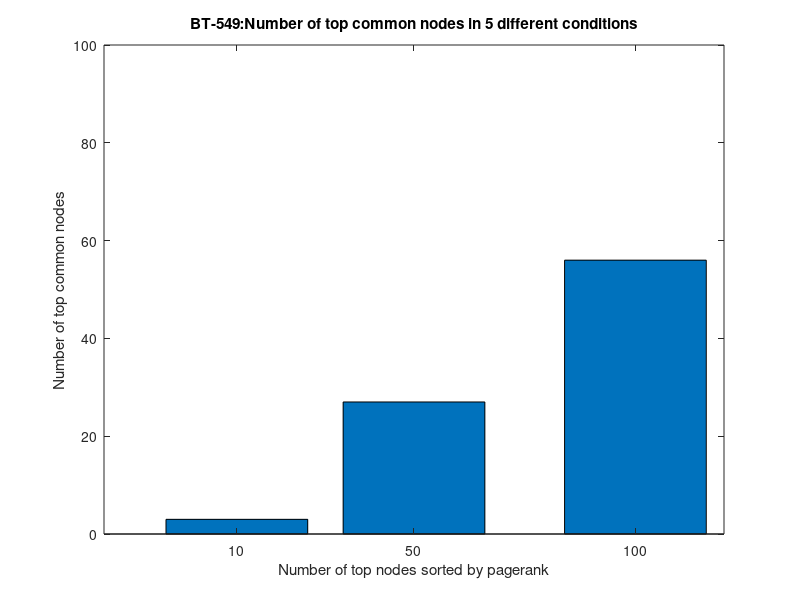

MATLAB code to generate this figure: (Note: this script raises an error after producing the figure.)
%This m-file contain dump codes, parts of codes used for specific,
%transient analysis which if kept will mess with flow of code

%% This is a temp section which will be used to plot different results
top10node = 3;
top50nodes = 27;
top100nodes = 56;
bar([10,50,100],[top10node;top50nodes;top100nodes])
xlabel('Number of top nodes sorted by pagerank')
ylabel('Number of top common nodes');
title('BT-549:Number of top common nodes in 5 different conditions')
ylim([0 100]);
Y = [top10node;top50nodes;top100nodes];
text([10 50 100],Y,num2str(Y),'vert','bottom','horiz','center'); 
box off
%% Identify R^2 for v vs page_rank for all cell lines in all 5 conditions + Real data.
folder = dir(uigetdir());
all_models = cell(length(folder)-2,1);
cellname = cell(length(folder)-2,1);
R = zeros(length(folder)-2,1);

for i=3:(length(all_models)+2) 
all_models{i-2} = strcat(folder(i).folder,'\',folder(i).name);
cellLine = strsplit(folder(i).name,'.');
cellname{i-2} = cellLine{1};
end

for i=1:length(all_models)
[page_rank,v2m, M, rxnNameslist, subSystemslist, direction] = relevent_information(all_models{i});
R_1 = corrcoef([v2m(find(v2m~=0)),page_rank(find(v2m~=0))]);
R(i) = R_1(2,1);
end

%b = bar(categorical(cellname),R);

%% When comparing across conditions.
folder_1 = dir(uigetdir());
all_models_1 = cell(length(folder_1)-2,1);
folder_2 = dir(uigetdir());
all_models_2 = cell(length(folder_2)-2,1);
folder_3 = dir(uigetdir());
all_models_3 = cell(length(folder_3)-2,1);
folder_4 = dir(uigetdir());
all_models_4 = cell(length(folder_4)-2,1);
folder_5 = dir(uigetdir());
all_models_5 = cell(length(folder_5)-2,1);

% Integrating real data sets
folder_6 = dir(uigetdir());
all_models_6 = cell(length(folder_6)-2,1);

cellname = cell(length(folder_1)-2,1);
R1 = zeros(length(folder_1)-2,1);
R2 = zeros(length(folder_2)-2,1);
R3 = zeros(length(folder_3)-2,1);
R4 = zeros(length(folder_4)-2,1);
R5 = zeros(length(folder_5)-2,1);

for i=3:(length(all_models_1)+2) 
all_models_1{i-2} = strcat(folder_1(i).folder,'\',folder_1(i).name);
all_models_2{i-2} = strcat(folder_2(i).folder,'\',folder_2(i).name);
all_models_3{i-2} = strcat(folder_3(i).folder,'\',folder_3(i).name);
all_models_4{i-2} = strcat(folder_4(i).folder,'\',folder_4(i).name);
all_models_5{i-2} = strcat(folder_5(i).folder,'\',folder_5(i).name);
all_models_6{i-2} = strcat(folder_6(i).folder,'\',folder_6(i).name);
cellLine = strsplit(folder_1(i).name,'.');
cellname{i-2} = cellLine{1};
end

for i=1:length(all_models_1)
disp(i);

[page_rank_1,v2m_1, M_1, rxnNameslist, subSystemslist, direction] = relevent_information(all_models_1{i});
[page_rank_2,v2m_2, M_2, rxnNameslist, subSystemslist, direction] = relevent_information(all_models_2{i});
[page_rank_3,v2m_3, M_3, rxnNameslist, subSystemslist, direction] = relevent_information(all_models_3{i});
[page_rank_4,v2m_4, M_4, rxnNameslist, subSystemslist, direction] = relevent_information(all_models_4{i});
[page_rank_5,v2m_5, M_5, rxnNameslist, subSystemslist, direction] = relevent_information(all_models_5{i});
[page_rank_6,v2m_6, M_6, rxnNameslist, subSystemslist, direction] = relevent_information(all_models_6{i});

[pr_1,indices_1] = important_reactions(page_rank_1);
[pr_2,indices_2] = important_reactions(page_rank_2);
[pr_3,indices_3] = important_reactions(page_rank_3);
[pr_4,indices_4] = important_reactions(page_rank_4);
[pr_5,indices_5] = important_reactions(page_rank_5);
[pr_6,indices_6] = important_reactions(page_rank_6);

percentile_1 = calculate_percentile(pr_1);
percentile_2 = calculate_percentile(pr_2);
percentile_3 = calculate_percentile(pr_3);
percentile_4 = calculate_percentile(pr_4);
percentile_5 = calculate_percentile(pr_5);
percentile_6 = calculate_percentile(pr_6);

common_reactions_2 = intersect(indices_1,indices_2);
common_reactions_3 = intersect(indices_1,indices_3);
common_reactions_4 = intersect(indices_1,indices_4);
common_reactions_5 = intersect(indices_1,indices_5);
common_reactions_6 = intersect(indices_1,indices_6);

index2use_control = original2common_mapping(indices_1,common_reactions_2);
index2use_condition = original2common_mapping(indices_2,common_reactions_2);
R_1 = corrcoef([percentile_1(index2use_control), percentile_2(index2use_condition)]);
R1(i) = R_1(2,1);

% Identifying right indexes in original important indices to use
index2use_control = original2common_mapping(indices_1,common_reactions_3);
index2use_condition = original2common_mapping(indices_3,common_reactions_3);
R_1 = corrcoef([percentile_1(index2use_control), percentile_3(index2use_condition)]);
R2(i) = R_1(2,1);

% Identifying right indexes in original important indices to use
index2use_control = original2common_mapping(indices_1,common_reactions_4);
index2use_condition = original2common_mapping(indices_4,common_reactions_4);
R_1 = corrcoef([percentile_1(index2use_control), percentile_4(index2use_condition)]);
R3(i) = R_1(2,1);

% Identifying right indexes in original important indices to use
index2use_control = original2common_mapping(indices_1,common_reactions_5);
index2use_condition = original2common_mapping(indices_5,common_reactions_5);
R_1 = corrcoef([percentile_1(index2use_control), percentile_5(index2use_condition)]);
R4(i) = R_1(2,1);

index2use_control = original2common_mapping(indices_1,common_reactions_6);
index2use_condition = original2common_mapping(indices_6,common_reactions_6);
R_1 = corrcoef([percentile_1(index2use_control), percentile_6(index2use_condition)]);
R5(i) = R_1(2,1);

end

%b = bar(categorical(cellname),R);

%% %% When comparing across conditions FLux vs Pagerank
folder_1 = dir(uigetdir());
all_models_1 = cell(length(folder_1)-2,1);
folder_2 = dir(uigetdir());
all_models_2 = cell(length(folder_2)-2,1);
folder_3 = dir(uigetdir());
all_models_3 = cell(length(folder_3)-2,1);
folder_4 = dir(uigetdir());
all_models_4 = cell(length(folder_4)-2,1);
folder_5 = dir(uigetdir());
all_models_5 = cell(length(folder_5)-2,1);

% Integrating real data sets
folder_6 = dir(uigetdir());
all_models_6 = cell(length(folder_6)-2,1);

cellname = cell(length(folder_1)-2,1);
R1 = zeros(length(folder_1)-2,1);
R2 = zeros(length(folder_2)-2,1);
R3 = zeros(length(folder_3)-2,1);
R4 = zeros(length(folder_4)-2,1);
R5 = zeros(length(folder_5)-2,1);
R6 = zeros(length(folder_6)-2,1);

for i=3:(length(all_models_1)+2) 
all_models_1{i-2} = strcat(folder_1(i).folder,'\',folder_1(i).name);
all_models_2{i-2} = strcat(folder_2(i).folder,'\',folder_2(i).name);
all_models_3{i-2} = strcat(folder_3(i).folder,'\',folder_3(i).name);
all_models_4{i-2} = strcat(folder_4(i).folder,'\',folder_4(i).name);
all_models_5{i-2} = strcat(folder_5(i).folder,'\',folder_5(i).name);
all_models_6{i-2} = strcat(folder_6(i).folder,'\',folder_6(i).name);
cellLine = strsplit(folder_1(i).name,'.');
cellname{i-2} = cellLine{1};
end

for i=1:length(all_models_1)
disp(i);

[page_rank_1,v2m_1, M_1, rxnNameslist, subSystemslist, direction] = relevent_information(all_models_1{i});
[page_rank_2,v2m_2, M_2, rxnNameslist, subSystemslist, direction] = relevent_information(all_models_2{i});
[page_rank_3,v2m_3, M_3, rxnNameslist, subSystemslist, direction] = relevent_information(all_models_3{i});
[page_rank_4,v2m_4, M_4, rxnNameslist, subSystemslist, direction] = relevent_information(all_models_4{i});
[page_rank_5,v2m_5, M_5, rxnNameslist, subSystemslist, direction] = relevent_information(all_models_5{i});
[page_rank_6,v2m_6, M_6, rxnNameslist, subSystemslist, direction] = relevent_information(all_models_6{i});

R_1 = corrcoef([v2m_1(find(v2m_1~=0)),page_rank_1(find(v2m_1~=0))]);
R1(i) = R_1(2,1);

R_1 = corrcoef([v2m_2(find(v2m_2~=0)),page_rank_2(find(v2m_2~=0))]);
R2(i) = R_1(2,1);

R_1 = corrcoef([v2m_3(find(v2m_3~=0)),page_rank_3(find(v2m_3~=0))]);
R3(i) = R_1(2,1);

R_1 = corrcoef([v2m_4(find(v2m_4~=0)),page_rank_4(find(v2m_4~=0))]);
R4(i) = R_1(2,1);

R_1 = corrcoef([v2m_5(find(v2m_5~=0)),page_rank_5(find(v2m_5~=0))]);
R5(i) = R_1(2,1);

R_1 = corrcoef([v2m_6(find(v2m_6~=0)),page_rank_6(find(v2m_6~=0))]);
R6(i) = R_1(2,1);

end

%b = bar(categorical(cellname),R);
